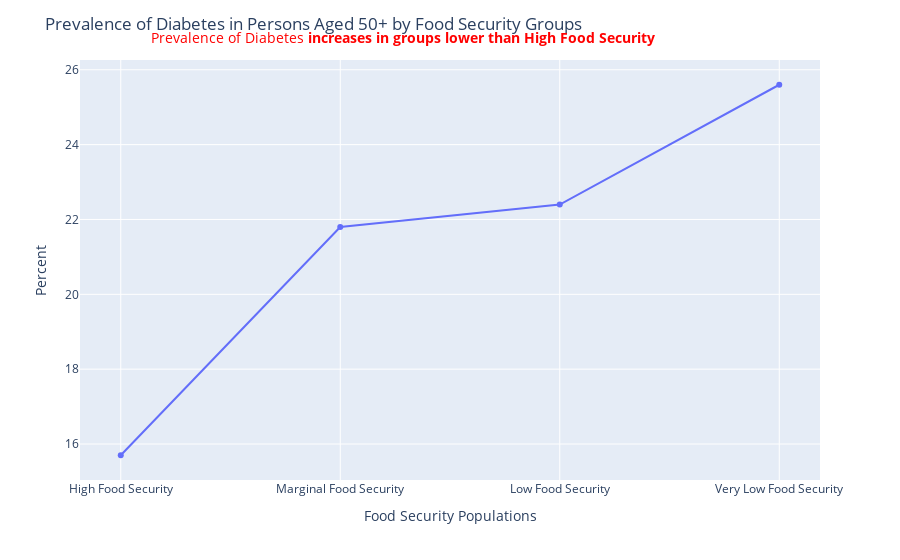

Notebook code for this chart:
### Code cell
df = diabetes_prev_50

df['Groups'] = df.index
df = df.melt(id_vars='Groups', var_name='Food Security', value_name='Prevalence')

# Create the line plot using Plotly Express
fig = px.line(df, x='Food Security', y='Prevalence', color='Groups', markers=True)

# Update layout
fig.update_layout(
    title='Prevalence of Diabetes in Persons Aged 50+ by Food Security Groups',
    xaxis_title='Food Security Populations',
    yaxis_title='Percent',
    showlegend=False
)

kicker = go.layout.Annotation(
     text="Prevalence of Diabetes <b>increases in groups lower than High Food Security<b>",
     x=.08,
     y=1.08,
     showarrow=False,
     xanchor="left",
     xshift=10,
     xref = 'paper',
     yref = 'paper',
     font=dict(size=14,color ='red')
)

fig.add_annotation(kicker)

fig.show()

### Figure 1 — Plotly figure (JSON) as saved in the notebook; plotly's stock layout.template omitted (floating-point values rounded to 4 significant figures)
{"data": [{"hovertemplate": "Groups=0<br>Food Security=%{x}<br>Prevalence=%{y}<extra></extra>", "legendgroup": "0", "line": {"color": "#636efa", "dash": "solid"}, "marker": {"symbol": "circle"}, "mode": "lines+markers", "name": "0", "orientation": "v", "showlegend": true, "type": "scatter", "x": ["High Food Security", "Marginal Food Security", "Low Food Security", "Very Low Food Security"], "xaxis": "x", "y": [15.7, 21.8, 22.4, 25.6], "yaxis": "y"}], "layout": {"annotations": [{"font": {"color": "red", "size": 14}, "showarrow": false, "text": "Prevalence of Diabetes <b>increases in groups lower than High Food Security<b>", "x": 0.08, "xanchor": "left", "xref": "paper", "xshift": 10, "y": 1.08, "yref": "paper"}], "legend": {"title": {"text": "Groups"}, "tracegroupgap": 0}, "margin": {"t": 60}, "showlegend": false, "title": {"text": "Prevalence of Diabetes in Persons Aged 50+ by Food Security Groups"}, "xaxis": {"anchor": "y", "domain": [0, 1], "title": {"text": "Food Security Populations"}}, "yaxis": {"anchor": "x", "domain": [0, 1], "title": {"text": "Percent"}}}}
